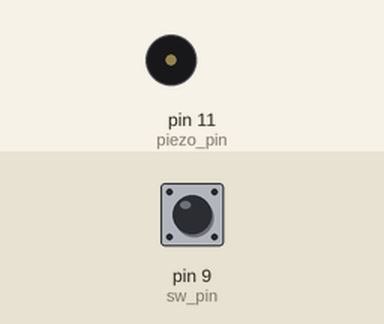
The sketch below on a simulated Arduino Uno, built with avr-gcc and run on an emulated ATmega328P. On the bench: buzzer (waves = sounding). Inputs (shaded band) come from the test bench; at power-on: pin 9 (sw_pin) HIGH.

Above: at 1.2 s.
1.3 s: pin 9 (sw_pin) pulled LOW for 0.15 s
At 2.0 s:
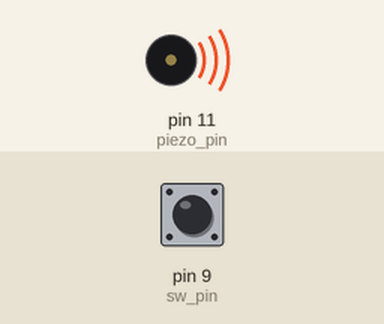
Timing chart, 0 to 10.8 s (numbered marks = the images above; inputs shaded):
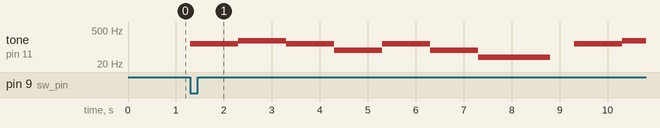

The sketch:

_13-2.ino
```cpp
/*
    District P
    아두이노 코딩#13-2
    피에조 부저 응용 코드
*/

int piezo_pin = 11;
int sw_pin = 9;

int A = 440;
int B = 494;
int C = 261;
int D = 294;
int E = 330;
int F = 349;
int G = 392;
int N = 0; // 한박자 쉬는 것

// 전체 음의 수
#define MAX_NUM_TONES_CNT 32
unsigned char TONES[MAX_NUM_TONES_CNT] = {
    G,G,A,A,G,G,E,E,G,G,E,E,D,D,D,N,G,G,A,A,G,G,E,E,G,E,D,E,C,C,C,N
};

void setup() {
    pinMode(piezo_pin, OUTPUT);
    pinMode(sw_pin, INPUT_PULLUP);
}
void loop() {
    // 스위치가 연결된 핀의 로직레벨이 LOW라면(버튼이 눌렸다면)
    if (digitalRead(sw_pin) == LOW) {
        // MAX_NUM_TONES_CNT(32)의 수만큼 반복 실행
        // tone함수를 통해 부저에서 소리가 남
        // TONES[]배열에 있는 주파수에 해당하는 음 출력
        for (int i=0; i<MAX_NUM_TONES_CNT; i++) {
            tone(piezo_pin, TONES[i]);
            // 0.5초 동안 대기
            delay(500);
        }
        // 부저의 소리 중지
        noTone(piezo_pin);
    }
}
```

Measured:
- after the input at 1.3 s, tone on pin 11 (piezo_pin): plays 136 Hz for 1.0 s, 184 Hz for 1.0 s, 136 Hz for 1.0 s, 74 Hz for 1.0 s, 136 Hz for 1.0 s, 74 Hz for 1.0 s … (9 notes in this stretch), starting at once
